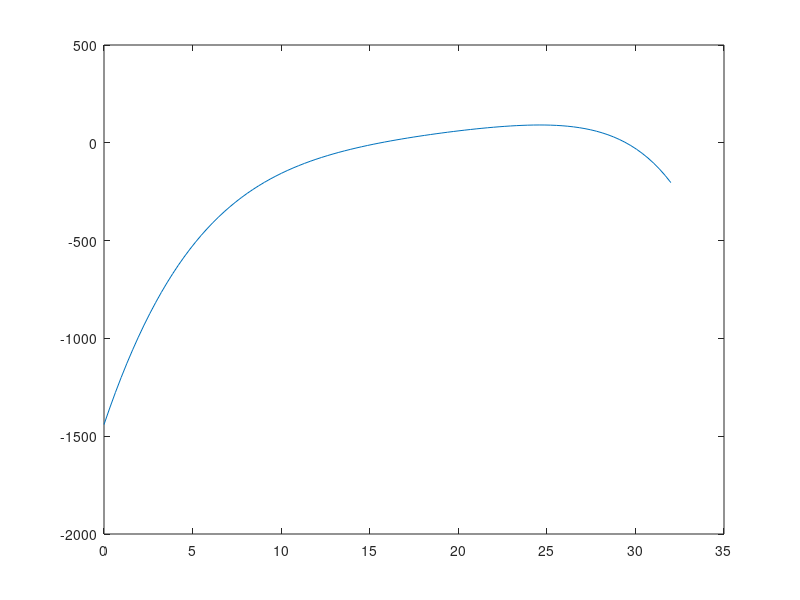

Reproduce this figure in MATLAB.
x=[0:4:32];
y=[0 18 31 42 50 56 61 65 70];
x_given=linspace(0,32);
n=length(x);
p=0;
for i=1:n
    L=1;
    for j=1:n
        if i~=j
            L=L.*((x_given-x(i)) / (x(i)-x(j)));
        p=p+y(i)*L;
        end
    end
end

plot(x_given,p) %area below this graph is the distance covered
